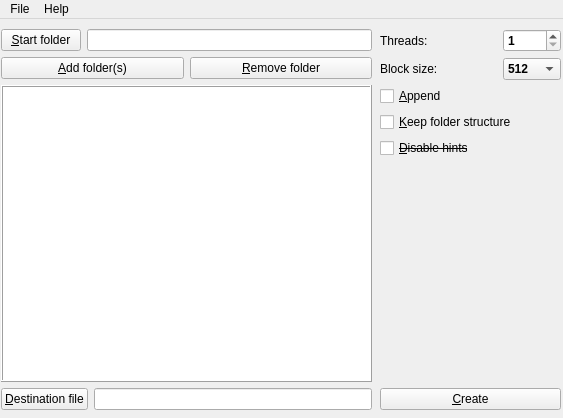
<?xml version="1.0" encoding="UTF-8"?>
<ui version="4.0">
 <class>MainWindow</class>
 <widget class="QMainWindow" name="MainWindow">
  <property name="geometry">
   <rect>
    <x>0</x>
    <y>0</y>
    <width>563</width>
    <height>418</height>
   </rect>
  </property>
  <property name="windowTitle">
   <string>MainWindow</string>
  </property>
  <property name="windowIcon">
   <iconset resource="../resources/qdir2mod.qrc">
    <normaloff>:/icons/qdir2mod.png</normaloff>:/icons/qdir2mod.png</iconset>
  </property>
  <widget class="QWidget" name="centralwidget">
   <widget class="QWidget" name="verticalLayoutWidget">
    <property name="geometry">
     <rect>
      <x>1</x>
      <y>10</y>
      <width>371</width>
      <height>381</height>
     </rect>
    </property>
    <layout class="QVBoxLayout" name="verticalLayout">
     <item>
      <layout class="QHBoxLayout" name="horizontalLayout_3">
       <item>
        <widget class="QPushButton" name="toolButtonStartFolder">
         <property name="toolTip">
          <string notr="true"/>
         </property>
         <property name="layoutDirection">
          <enum>Qt::LeftToRight</enum>
         </property>
         <property name="text">
          <string>&amp;Start folder</string>
         </property>
        </widget>
       </item>
       <item>
        <widget class="QLineEdit" name="lineEditStartFolder">
         <property name="readOnly">
          <bool>true</bool>
         </property>
        </widget>
       </item>
      </layout>
     </item>
     <item>
      <layout class="QHBoxLayout" name="horizontalLayout_2">
       <item>
        <widget class="QPushButton" name="toolButtonInputFile">
         <property name="toolTip">
          <string extracomment="Add folder(s)"/>
         </property>
         <property name="layoutDirection">
          <enum>Qt::LeftToRight</enum>
         </property>
         <property name="text">
          <string>&amp;Add folder(s)</string>
         </property>
         <property name="icon">
          <iconset resource="../resources/qdir2mod.qrc">
           <normaloff>:/icons/add.png</normaloff>:/icons/add.png</iconset>
         </property>
        </widget>
       </item>
       <item>
        <widget class="QPushButton" name="pushButtonCancelModule">
         <property name="toolTip">
          <string/>
         </property>
         <property name="layoutDirection">
          <enum>Qt::LeftToRight</enum>
         </property>
         <property name="text">
          <string>&amp;Remove folder</string>
         </property>
         <property name="icon">
          <iconset resource="../resources/qdir2mod.qrc">
           <normaloff>:/icons/cancel.png</normaloff>:/icons/cancel.png</iconset>
         </property>
        </widget>
       </item>
      </layout>
     </item>
     <item>
      <widget class="QListWidget" name="listWidget">
       <property name="sizePolicy">
        <sizepolicy hsizetype="Expanding" vsizetype="Expanding">
         <horstretch>0</horstretch>
         <verstretch>0</verstretch>
        </sizepolicy>
       </property>
       <property name="frameShape">
        <enum>QFrame::Box</enum>
       </property>
       <property name="frameShadow">
        <enum>QFrame::Raised</enum>
       </property>
       <property name="selectionMode">
        <enum>QAbstractItemView::SingleSelection</enum>
       </property>
       <property name="viewMode">
        <enum>QListView::ListMode</enum>
       </property>
      </widget>
     </item>
     <item>
      <layout class="QHBoxLayout" name="horizontalLayout">
       <item>
        <widget class="QPushButton" name="toolButtonOutputFile">
         <property name="toolTip">
          <string notr="true"/>
         </property>
         <property name="layoutDirection">
          <enum>Qt::LeftToRight</enum>
         </property>
         <property name="text">
          <string>&amp;Destination file</string>
         </property>
         <property name="icon">
          <iconset resource="../resources/qdir2mod.qrc">
           <normaloff>:/icons/save.png</normaloff>:/icons/save.png</iconset>
         </property>
        </widget>
       </item>
       <item>
        <widget class="QLineEdit" name="lineEditOutputFile">
         <property name="readOnly">
          <bool>true</bool>
         </property>
        </widget>
       </item>
      </layout>
     </item>
    </layout>
   </widget>
   <widget class="QWidget" name="gridLayoutWidget">
    <property name="geometry">
     <rect>
      <x>380</x>
      <y>10</y>
      <width>181</width>
      <height>381</height>
     </rect>
    </property>
    <layout class="QGridLayout" name="gridLayout">
     <item row="7" column="1" colspan="3">
      <widget class="QLabel" name="distributorLabel">
       <property name="text">
        <string/>
       </property>
       <property name="pixmap">
        <pixmap>../../../../../usr/share/gdir2mod/distributor.png</pixmap>
       </property>
      </widget>
     </item>
     <item row="9" column="1" colspan="3">
      <widget class="QPushButton" name="pushButtonCreate">
       <property name="toolTip">
        <string extracomment="Start conversion"/>
       </property>
       <property name="statusTip">
        <string comment="running" extracomment="Please wait while merging bundles..."/>
       </property>
       <property name="layoutDirection">
        <enum>Qt::LeftToRight</enum>
       </property>
       <property name="text">
        <string>&amp;Create</string>
       </property>
       <property name="icon">
        <iconset resource="../resources/qdir2mod.qrc">
         <normaloff>:/icons/create.png</normaloff>:/icons/create.png</iconset>
       </property>
      </widget>
     </item>
     <item row="5" column="1" colspan="3">
      <widget class="QCheckBox" name="hintBox">
       <property name="font">
        <font>
         <strikeout>true</strikeout>
        </font>
       </property>
       <property name="toolTip">
        <string>Disable hints at start.</string>
       </property>
       <property name="text">
        <string>&amp;Disable hints</string>
       </property>
      </widget>
     </item>
     <item row="2" column="1">
      <widget class="QLabel" name="blockLabel">
       <property name="text">
        <string>Block size: </string>
       </property>
      </widget>
     </item>
     <item row="2" column="3">
      <widget class="QComboBox" name="blockSizeBox">
       <property name="baseSize">
        <size>
         <width>0</width>
         <height>0</height>
        </size>
       </property>
       <property name="font">
        <font>
         <weight>75</weight>
         <bold>true</bold>
         <stylestrategy>PreferAntialias</stylestrategy>
        </font>
       </property>
       <property name="toolTip">
        <string/>
       </property>
       <property name="minimumContentsLength">
        <number>0</number>
       </property>
       <item>
        <property name="text">
         <string>512</string>
        </property>
       </item>
       <item>
        <property name="text">
         <string>128</string>
        </property>
       </item>
       <item>
        <property name="text">
         <string>256</string>
        </property>
       </item>
       <item>
        <property name="text">
         <string>1024</string>
        </property>
       </item>
      </widget>
     </item>
     <item row="0" column="3">
      <widget class="QSpinBox" name="threadBox">
       <property name="maximumSize">
        <size>
         <width>70</width>
         <height>16777215</height>
        </size>
       </property>
       <property name="baseSize">
        <size>
         <width>40</width>
         <height>0</height>
        </size>
       </property>
       <property name="font">
        <font>
         <weight>75</weight>
         <bold>true</bold>
        </font>
       </property>
       <property name="layoutDirection">
        <enum>Qt::LeftToRight</enum>
       </property>
       <property name="minimum">
        <number>1</number>
       </property>
       <property name="maximum">
        <number>8</number>
       </property>
       <property name="value">
        <number>1</number>
       </property>
      </widget>
     </item>
     <item row="6" column="1">
      <spacer name="verticalSpacer">
       <property name="orientation">
        <enum>Qt::Vertical</enum>
       </property>
       <property name="sizeHint" stdset="0">
        <size>
         <width>20</width>
         <height>40</height>
        </size>
       </property>
      </spacer>
     </item>
     <item row="8" column="1">
      <spacer name="verticalSpacer_2">
       <property name="orientation">
        <enum>Qt::Vertical</enum>
       </property>
       <property name="sizeHint" stdset="0">
        <size>
         <width>20</width>
         <height>40</height>
        </size>
       </property>
      </spacer>
     </item>
     <item row="0" column="1" colspan="2">
      <widget class="QLabel" name="threadLabel">
       <property name="text">
        <string>Threads: </string>
       </property>
      </widget>
     </item>
     <item row="4" column="1" colspan="3">
      <widget class="QCheckBox" name="structureBox">
       <property name="toolTip">
        <string>(Ctrl+K) Keep directory structure of chosen folders.</string>
       </property>
       <property name="text">
        <string>&amp;Keep folder structure</string>
       </property>
       <property name="shortcut">
        <string>Ctrl+K</string>
       </property>
       <property name="checked">
        <bool>false</bool>
       </property>
      </widget>
     </item>
     <item row="3" column="1">
      <widget class="QCheckBox" name="appendBox">
       <property name="toolTip">
        <string>Append folders to existing module.</string>
       </property>
       <property name="text">
        <string>&amp;Append</string>
       </property>
       <property name="shortcut">
        <string>Ctrl+K</string>
       </property>
      </widget>
     </item>
    </layout>
   </widget>
  </widget>
  <widget class="QMenuBar" name="menubar">
   <property name="geometry">
    <rect>
     <x>0</x>
     <y>0</y>
     <width>563</width>
     <height>19</height>
    </rect>
   </property>
   <widget class="QMenu" name="menuFile">
    <property name="title">
     <string>File</string>
    </property>
    <addaction name="actionExit"/>
   </widget>
   <widget class="QMenu" name="menuHelp">
    <property name="title">
     <string>Help</string>
    </property>
    <addaction name="actionAbout"/>
   </widget>
   <addaction name="menuFile"/>
   <addaction name="menuHelp"/>
  </widget>
  <action name="actionExit">
   <property name="icon">
    <iconset resource="../resources/qdir2mod.qrc">
     <normaloff>:/icons/exit.png</normaloff>:/icons/exit.png</iconset>
   </property>
   <property name="text">
    <string>Exit</string>
   </property>
  </action>
  <action name="actionAbout">
   <property name="icon">
    <iconset resource="../resources/qdir2mod.qrc">
     <normaloff>:/icons/about.png</normaloff>:/icons/about.png</iconset>
   </property>
   <property name="text">
    <string>About</string>
   </property>
  </action>
 </widget>
 <resources>
  <include location="../resources/qdir2mod.qrc"/>
 </resources>
 <connections/>
</ui>
